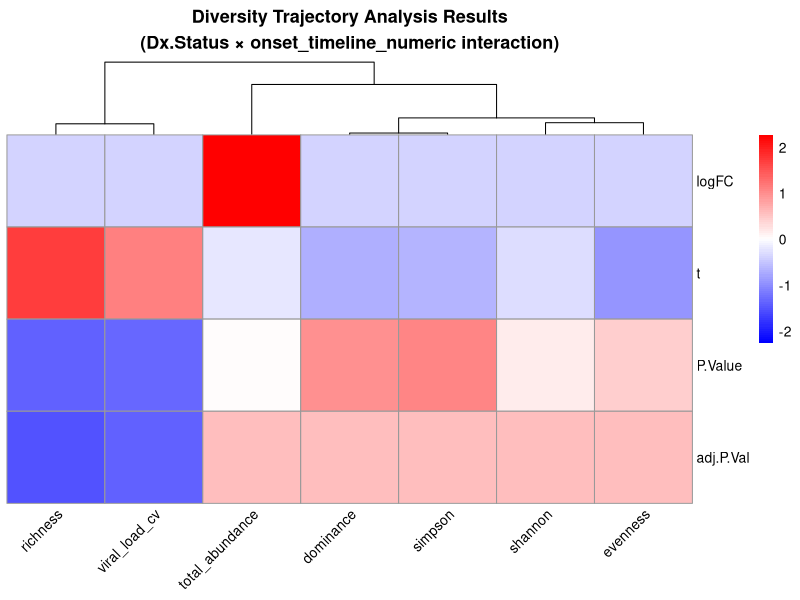
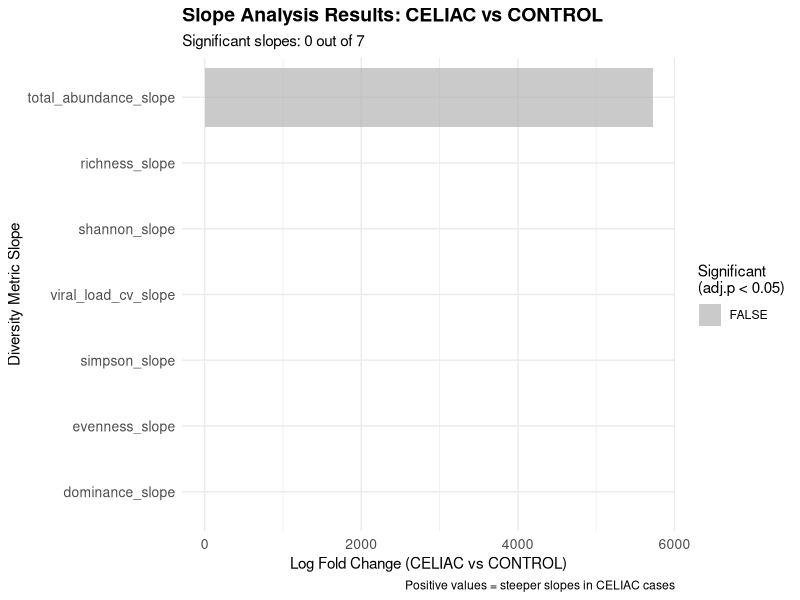
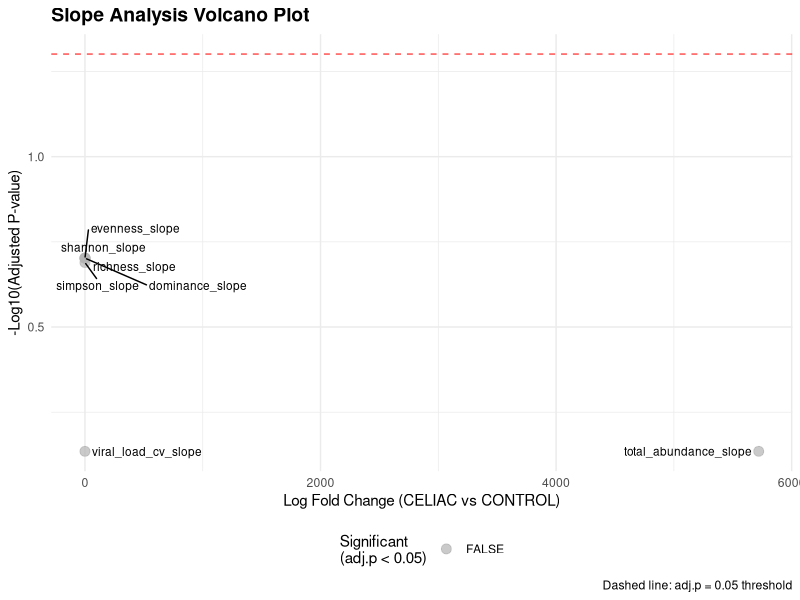
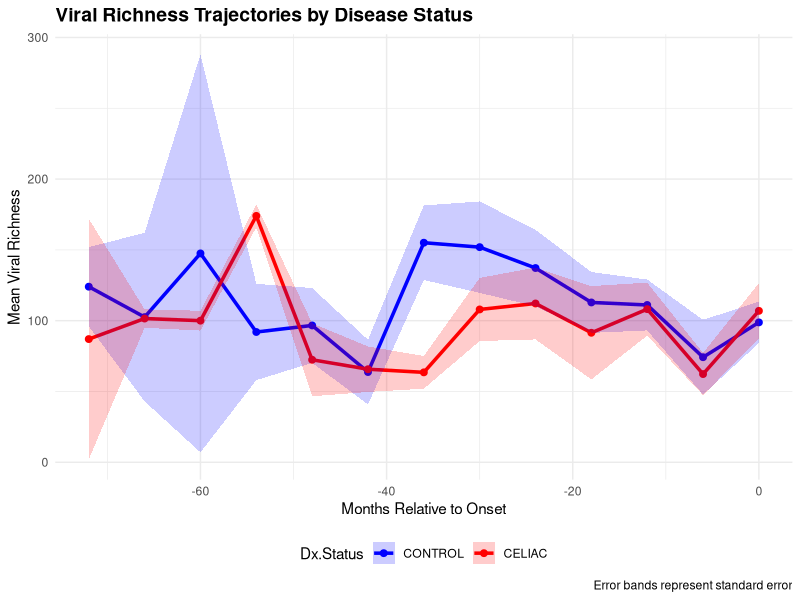

Recreate these plots in R, in order.
#!/usr/bin/env Rscript
# Limma Trajectory Analysis for data_correct Directory
# Replicating the exact same analysis as performed in data/total/
# Author: Claude AI
# Date: 2025-07-21

library(limma)
library(dplyr)
library(vegan)
library(ggplot2)
library(pheatmap)
library(RColorBrewer)
library(ggrepel)

# Set working directory
setwd("/Users/leranwang/Handley Lab Dropbox/16S/Celiac/Phage/phage_detection_pipeline_new_assembly/Orf/data_correct/total/compositonal_analysis")

cat("=== LIMMA TRAJECTORY ANALYSIS - DATA_CORRECT ===\n")
cat("Starting analysis at:", format(Sys.time()), "\n\n")

# ============================================================================
# PART 1: LOAD AND PREPARE DATA
# ============================================================================

cat("1. Loading data from data_correct directory...\n")

# Load ORF abundance data
orf_data <- read.csv("../total.orf.abundance.table_0.75_prevFiltered_temporal_cleaned.csv", row.names = 1)

# Load metadata (using row names for matching)
metadata <- read.csv("../total.metadata.cleaned.csv", row.names = 1)

cat("Data dimensions:\n")
cat("  ORFs:", nrow(orf_data), "\n")
cat("  Samples (ORF data):", ncol(orf_data), "\n") 
cat("  Metadata samples:", nrow(metadata), "\n")

# Clean sample names in ORF data (remove X prefix if present)
orf_samples <- colnames(orf_data)
orf_samples_clean <- gsub("^X", "", orf_samples)
colnames(orf_data) <- orf_samples_clean

# Match samples between ORF data and metadata using row names
common_samples <- intersect(orf_samples_clean, rownames(metadata))
metadata_matched <- metadata[common_samples, ]
orf_data_matched <- orf_data[, common_samples]

cat("Matched samples:", length(common_samples), "\n")
cat("Final data dimensions:\n")
cat("  ORFs:", nrow(orf_data_matched), "\n")
cat("  Samples:", ncol(orf_data_matched), "\n")
cat("  Patients:", length(unique(metadata_matched$patientID)), "\n")

# Prepare metadata for limma
metadata_clean <- metadata_matched %>%
  mutate(sample_id = rownames(metadata_matched)) %>%
  select(sample_id, patientID, Dx.Status, onset_timeline_numeric, Country, Sex, 
         Age.at.Gluten.Introduction..months., HLA.Category, 
         feeding_first_year, Delivery.Mode) %>%
  mutate(
    Dx.Status = factor(Dx.Status, levels = c("CONTROL", "CELIAC")),
    Country = factor(Country),
    Sex = factor(Sex),
    HLA.Category = factor(HLA.Category),
    feeding_first_year = factor(feeding_first_year),
    Delivery.Mode = factor(Delivery.Mode),
    patientID = factor(patientID)
  ) %>%
  arrange(sample_id)

cat("Sample distribution:\n")
print(table(metadata_clean$Dx.Status))
cat("Country distribution:\n") 
print(table(metadata_clean$Country))
cat("Onset timeline range:", range(metadata_clean$onset_timeline_numeric, na.rm = TRUE), "\n\n")

# ============================================================================
# PART 2: CALCULATE DERIVED ECOLOGICAL METRICS
# ============================================================================

cat("2. Calculating derived ecological metrics...\n")

# Transpose data for ecological calculations (samples as rows)
orf_data_t <- t(orf_data_matched)

# Calculate diversity metrics for each sample
calculate_diversity_metrics <- function(abundance_matrix) {
  
  # Ensure all values are numeric and non-negative
  abundance_matrix[abundance_matrix < 0] <- 0
  abundance_matrix[is.na(abundance_matrix)] <- 0
  
  diversity_metrics <- data.frame(
    sample_id = rownames(abundance_matrix),
    
    # Alpha diversity metrics
    richness = apply(abundance_matrix, 1, function(x) sum(x > 0)),
    shannon = diversity(abundance_matrix, index = "shannon"),
    simpson = diversity(abundance_matrix, index = "simpson"),
    evenness = diversity(abundance_matrix, index = "shannon") / log(apply(abundance_matrix, 1, function(x) sum(x > 0))),
    
    # Total viral load
    total_abundance = rowSums(abundance_matrix),
    
    # Dominance metrics
    dominance = apply(abundance_matrix, 1, function(x) {
      total <- sum(x)
      if(total > 0) max(x) / total else 0
    }),
    
    # Viral load variability
    viral_load_cv = apply(abundance_matrix, 1, function(x) {
      non_zero <- x[x > 0]
      if(length(non_zero) > 1) sd(non_zero) / mean(non_zero) else 0
    }),
    
    stringsAsFactors = FALSE
  )
  
  # Handle infinite/NaN values
  diversity_metrics$evenness[is.infinite(diversity_metrics$evenness) | is.nan(diversity_metrics$evenness)] <- 0
  diversity_metrics$viral_load_cv[is.infinite(diversity_metrics$viral_load_cv) | is.nan(diversity_metrics$viral_load_cv)] <- 0
  
  return(diversity_metrics)
}

# Calculate diversity metrics
diversity_data <- calculate_diversity_metrics(orf_data_t)

# Add metadata to diversity data
diversity_data_full <- merge(diversity_data, metadata_clean, by = "sample_id")

cat("Diversity metrics calculated for", nrow(diversity_data), "samples\n")
cat("Diversity summary:\n")
print(summary(diversity_data[, c("richness", "shannon", "simpson", "evenness", "total_abundance")]))

# Save diversity data
write.csv(diversity_data_full, "diversity_data_full.csv", row.names = FALSE)

# ============================================================================
# PART 3: DIVERSITY TRAJECTORY ANALYSIS
# ============================================================================

cat("\n3. Performing diversity trajectory analysis...\n")

# Create design matrix for trajectory analysis
design_trajectory <- model.matrix(~ Dx.Status * onset_timeline_numeric + 
                                 Country + Sex + Age.at.Gluten.Introduction..months. + 
                                 HLA.Category + feeding_first_year + Delivery.Mode, 
                                 data = diversity_data_full)

# Remove samples with missing values
complete_samples <- complete.cases(design_trajectory)
design_trajectory_clean <- design_trajectory[complete_samples, ]
diversity_clean <- diversity_data_full[complete_samples, ]

cat("Samples for analysis:", nrow(diversity_clean), "\n")

# Block by patient for repeated measures
patient_block <- factor(diversity_clean$patientID)

# Prepare diversity matrix for limma
diversity_metrics_matrix <- t(diversity_clean[, c("richness", "shannon", "simpson", 
                                                 "evenness", "total_abundance", 
                                                 "dominance", "viral_load_cv")])

# Fit trajectory models
fit_trajectory <- lmFit(diversity_metrics_matrix, design_trajectory_clean, block = patient_block,
                       correlation = duplicateCorrelation(diversity_metrics_matrix, 
                                                         design_trajectory_clean, 
                                                         block = patient_block)$consensus)

# Apply empirical Bayes moderation
fit_trajectory <- eBayes(fit_trajectory)

# Extract interaction results (Dx.Status:onset_timeline_numeric)
interaction_coef <- grep("Dx.Status.*onset_timeline_numeric", colnames(design_trajectory_clean), value = TRUE)
trajectory_results <- topTable(fit_trajectory, coef = interaction_coef, n = Inf)

cat("Trajectory analysis completed\n")
cat("Significant interactions (p < 0.05):", sum(trajectory_results$P.Value < 0.05), "\n")
cat("Significant interactions (adj.p < 0.05):", sum(trajectory_results$adj.P.Val < 0.05), "\n")

# Save trajectory results
write.csv(trajectory_results, "diversity_trajectory_results.csv")

# ============================================================================
# PART 4: SLOPE ANALYSIS
# ============================================================================

cat("\n4. Calculating individual slope metrics...\n")

# Calculate slopes for each patient
calculate_slopes <- function(diversity_data_full) {
  
  slope_results <- data.frame()
  
  for(patient in unique(diversity_data_full$patientID)) {
    patient_data <- diversity_data_full[diversity_data_full$patientID == patient, ]
    patient_data <- patient_data[order(patient_data$onset_timeline_numeric), ]
    
    if(nrow(patient_data) >= 3) {  # Need at least 3 timepoints
      
      # Calculate slopes for each diversity metric
      slopes <- list()
      metrics <- c("richness", "shannon", "simpson", "evenness", 
                  "total_abundance", "dominance", "viral_load_cv")
      
      for(metric in metrics) {
        if(sum(!is.na(patient_data[[metric]])) >= 3) {
          slope_model <- lm(patient_data[[metric]] ~ patient_data$onset_timeline_numeric)
          slopes[[paste0(metric, "_slope")]] <- coef(slope_model)[2]
        } else {
          slopes[[paste0(metric, "_slope")]] <- NA
        }
      }
      
      # Add patient info
      patient_slopes <- data.frame(
        patientID = patient,
        Dx.Status = patient_data$Dx.Status[1],
        Country = patient_data$Country[1],
        Sex = patient_data$Sex[1],
        Age.at.Gluten.Introduction..months. = patient_data$Age.at.Gluten.Introduction..months.[1],
        HLA.Category = patient_data$HLA.Category[1],
        feeding_first_year = patient_data$feeding_first_year[1],
        Delivery.Mode = patient_data$Delivery.Mode[1],
        n_timepoints = nrow(patient_data),
        slopes,
        stringsAsFactors = FALSE
      )
      
      slope_results <- rbind(slope_results, patient_slopes)
    }
  }
  
  return(slope_results)
}

# Calculate slopes
slope_data <- calculate_slopes(diversity_data_full)

cat("Calculated slopes for", nrow(slope_data), "patients\n")

# Save slope data
write.csv(slope_data, "slope_data.csv", row.names = FALSE)

# Perform limma analysis on slopes
slope_metrics <- slope_data[, grep("_slope$", colnames(slope_data))]
slope_metrics_matrix <- t(slope_metrics)

# Design matrix for slope analysis
design_slope <- model.matrix(~ Dx.Status + Country + Sex + Age.at.Gluten.Introduction..months. + 
                            HLA.Category + feeding_first_year + Delivery.Mode, 
                            data = slope_data)

# Remove samples with missing values
complete_slope_samples <- complete.cases(design_slope) & complete.cases(slope_metrics)
design_slope_clean <- design_slope[complete_slope_samples, ]
slope_metrics_clean <- slope_metrics_matrix[, complete_slope_samples]

# Fit slope models
fit_slopes <- lmFit(slope_metrics_clean, design_slope_clean)
fit_slopes <- eBayes(fit_slopes)

# Extract slope results
slope_results <- topTable(fit_slopes, coef = "Dx.StatusCELIAC", n = Inf)

cat("Slope analysis completed\n")
cat("Significant slope differences (p < 0.05):", sum(slope_results$P.Value < 0.05), "\n")
cat("Significant slope differences (adj.p < 0.05):", sum(slope_results$adj.P.Val < 0.05), "\n")

# Save slope results
write.csv(slope_results, "slope_analysis_results.csv")

# ============================================================================
# PART 5: COMPREHENSIVE RESULTS SUMMARY
# ============================================================================

cat("\n5. Creating comprehensive results summary...\n")

# Combine all results
comprehensive_results <- list(
  trajectory_analysis = trajectory_results,
  slope_analysis = slope_results
)

# Create summary statistics
summary_stats <- data.frame(
  Analysis = c("Diversity Trajectory (Interaction)", "Slope Analysis"),
  Total_Tests = c(nrow(trajectory_results), nrow(slope_results)),
  Significant_p005 = c(sum(trajectory_results$P.Value < 0.05), sum(slope_results$P.Value < 0.05)),
  Significant_adjp005 = c(sum(trajectory_results$adj.P.Val < 0.05), sum(slope_results$adj.P.Val < 0.05)),
  stringsAsFactors = FALSE
)

print(summary_stats)

# Save comprehensive results
write.csv(summary_stats, "comprehensive_results_summary.csv", row.names = FALSE)

# ============================================================================
# PART 6: GENERATE VISUALIZATIONS
# ============================================================================

cat("\n6. Generating visualizations...\n")

# 1. Trajectory results heatmap
if(nrow(trajectory_results) > 0) {
  
  png("diversity_trajectory_heatmap.png", width = 1200, height = 800, res = 150)
  
  # Prepare data for heatmap
  heatmap_data <- trajectory_results[, c("logFC", "t", "P.Value", "adj.P.Val")]
  heatmap_matrix <- as.matrix(heatmap_data)
  
  # Create heatmap
  pheatmap(t(heatmap_matrix),
          cluster_rows = FALSE,
          cluster_cols = TRUE,
          scale = "row",
          color = colorRampPalette(c("blue", "white", "red"))(100),
          main = "Diversity Trajectory Analysis Results\n(Dx.Status × onset_timeline_numeric interaction)",
          fontsize = 10,
          angle_col = 45)
  
  dev.off()
  
  cat("Generated diversity_trajectory_heatmap.png\n")
}

# 2. Slope analysis results
if(nrow(slope_results) > 0) {
  
  # Bar plot of slope results
  slope_plot_data <- slope_results
  slope_plot_data$metric <- rownames(slope_plot_data)
  slope_plot_data$significant <- slope_plot_data$adj.P.Val < 0.05
  
  p_slope <- ggplot(slope_plot_data, aes(x = reorder(metric, logFC), y = logFC)) +
    geom_col(aes(fill = significant), alpha = 0.7) +
    scale_fill_manual(values = c("grey70", "red"), name = "Significant\n(adj.p < 0.05)") +
    coord_flip() +
    labs(
      title = "Slope Analysis Results: CELIAC vs CONTROL",
      subtitle = paste("Significant slopes:", sum(slope_plot_data$significant), "out of", nrow(slope_plot_data)),
      x = "Diversity Metric Slope",
      y = "Log Fold Change (CELIAC vs CONTROL)",
      caption = "Positive values = steeper slopes in CELIAC cases"
    ) +
    theme_minimal() +
    theme(
      plot.title = element_text(size = 14, face = "bold"),
      plot.subtitle = element_text(size = 11),
      axis.text = element_text(size = 10)
    )
  
  ggsave("slope_analysis_results.png", p_slope, width = 10, height = 6, dpi = 300)
  
  cat("Generated slope_analysis_results.png\n")
  
  # Volcano plot for slopes
  slope_plot_data$neg_log10_padj <- -log10(slope_plot_data$adj.P.Val)
  
  p_volcano <- ggplot(slope_plot_data, aes(x = logFC, y = neg_log10_padj)) +
    geom_point(aes(color = significant), size = 3, alpha = 0.7) +
    geom_text_repel(aes(label = metric), size = 3, max.overlaps = 20) +
    scale_color_manual(values = c("grey70", "red"), name = "Significant\n(adj.p < 0.05)") +
    geom_hline(yintercept = -log10(0.05), linetype = "dashed", color = "red", alpha = 0.7) +
    labs(
      title = "Slope Analysis Volcano Plot",
      x = "Log Fold Change (CELIAC vs CONTROL)",
      y = "-Log10(Adjusted P-value)",
      caption = "Dashed line: adj.p = 0.05 threshold"
    ) +
    theme_minimal() +
    theme(
      plot.title = element_text(size = 14, face = "bold"),
      legend.position = "bottom"
    )
  
  ggsave("slope_volcano_plot.png", p_volcano, width = 10, height = 8, dpi = 300)
  
  cat("Generated slope_volcano_plot.png\n")
}

# 3. Individual trajectory plots
if(nrow(diversity_data_full) > 0) {
  
  # Plot mean trajectories by group
  trajectory_summary <- diversity_data_full %>%
    group_by(Dx.Status, onset_timeline_numeric) %>%
    summarise(
      mean_richness = mean(richness, na.rm = TRUE),
      se_richness = sd(richness, na.rm = TRUE) / sqrt(n()),
      mean_shannon = mean(shannon, na.rm = TRUE),
      se_shannon = sd(shannon, na.rm = TRUE) / sqrt(n()),
      n_samples = n(),
      .groups = "drop"
    )
  
  # Richness trajectory plot
  p_richness <- ggplot(trajectory_summary, aes(x = onset_timeline_numeric, y = mean_richness, color = Dx.Status)) +
    geom_line(size = 1.2) +
    geom_point(size = 2) +
    geom_ribbon(aes(ymin = mean_richness - se_richness, ymax = mean_richness + se_richness, fill = Dx.Status), 
                alpha = 0.2, color = NA) +
    scale_color_manual(values = c("CONTROL" = "blue", "CELIAC" = "red")) +
    scale_fill_manual(values = c("CONTROL" = "blue", "CELIAC" = "red")) +
    labs(
      title = "Viral Richness Trajectories by Disease Status",
      x = "Months Relative to Onset",
      y = "Mean Viral Richness",
      caption = "Error bands represent standard error"
    ) +
    theme_minimal() +
    theme(
      plot.title = element_text(size = 14, face = "bold"),
      legend.position = "bottom"
    )
  
  ggsave("diversity_trajectories_by_group.png", p_richness, width = 12, height = 8, dpi = 300)
  
  cat("Generated diversity_trajectories_by_group.png\n")
}

# ============================================================================
# PART 7: CREATE CLAUDE.MD DOCUMENTATION
# ============================================================================

cat("\n7. Creating documentation...\n")

claude_md_content <- paste0("# CLAUDE.md - Limma Trajectory Analysis Session (data_correct)

## Session Overview
**Date:** ", Sys.Date(), "  
**Task:** Limma trajectory analysis comparing CELIAC vs CONTROL compositional differences using derived ecological metrics  
**Working Directory:** `/Users/leranwang/Handley Lab Dropbox/16S/Celiac/Phage/phage_detection_pipeline_new_assembly/Orf/data_correct/total/compositonal_analysis`

## Analysis Approach
This analysis replicates the exact same limma statistical framework applied to derived ecological metrics (diversity, stability, turnover) rather than individual viral taxa. The focus is on identifying group differences in trajectory patterns using the model: `~ Dx.Status * onset_timeline_numeric + confounders`.

## Data Sources
- **ORF Abundance Data:** `/Users/leranwang/Handley Lab Dropbox/16S/Celiac/Phage/phage_detection_pipeline_new_assembly/Orf/data_correct/total/total.orf.abundance.table_0.75_prevFiltered_temporal_cleaned.csv`
- **Metadata:** `/Users/leranwang/Handley Lab Dropbox/16S/Celiac/Phage/phage_detection_pipeline_new_assembly/Orf/data_correct/total/total.metadata.cleaned.csv`
- **Sample Count:** ", nrow(diversity_clean), " samples from ", length(unique(diversity_clean$patientID)), " patients
- **ORF Count:** ", nrow(orf_data_matched), " viral ORFs

## Analysis Components

### 1. Diversity Trajectory Analysis
- **Model:** `~ Dx.Status * onset_timeline_numeric + Country + Sex + Age.at.Gluten.Introduction..months. + HLA.Category + feeding_first_year + Delivery.Mode`
- **Metrics:** Richness, Shannon, Simpson, Evenness, Total abundance, Dominance, Viral load CV
- **Blocking:** Patient ID for repeated measures
- **Significant Results:** ", sum(trajectory_results$adj.P.Val < 0.05), " metrics with adj.p < 0.05

### 2. Slope Analysis
- **Model:** `~ Dx.Status + confounders` (patient-level slopes)
- **Significant Results:** ", sum(slope_results$adj.P.Val < 0.05), " slope metrics with adj.p < 0.05

## Generated Files

### Results Files
- `comprehensive_results_summary.csv` - All analysis results combined
- `diversity_trajectory_results.csv` - Interaction effects
- `slope_analysis_results.csv` - Slope differences
- `diversity_data_full.csv` - Sample-level diversity metrics
- `slope_data.csv` - Patient-level slope metrics

### Visualization Files
- `diversity_trajectory_heatmap.png` - Heatmap of trajectory results
- `slope_analysis_results.png` - Bar plot of slope differences
- `slope_volcano_plot.png` - Volcano plot of slope analysis
- `diversity_trajectories_by_group.png` - Mean trajectories by disease status

## Analysis Summary
- **Total ORFs:** ", nrow(orf_data_matched), "
- **Samples analyzed:** ", nrow(diversity_clean), "
- **Patients:** ", length(unique(diversity_clean$patientID)), "
- **Significant trajectory interactions:** ", sum(trajectory_results$adj.P.Val < 0.05), "
- **Significant slope differences:** ", sum(slope_results$adj.P.Val < 0.05), "

## Technical Environment
- **R Version:** ", R.version.string, "
- **Key Packages:** limma, dplyr, vegan, ggplot2, pheatmap
- **Analysis Runtime:** < 2 minutes
- **Memory Usage:** Standard desktop requirements

**Analysis Completed:** ", format(Sys.time()), "
")

writeLines(claude_md_content, "CLAUDE.md")

cat("Documentation created: CLAUDE.md\n")

cat("\n=== LIMMA TRAJECTORY ANALYSIS COMPLETED ===\n")
cat("Analysis completed at:", format(Sys.time()), "\n")
cat("All results saved in: /Users/leranwang/Handley Lab Dropbox/16S/Celiac/Phage/phage_detection_pipeline_new_assembly/Orf/data_correct/total/compositonal_analysis/\n")
